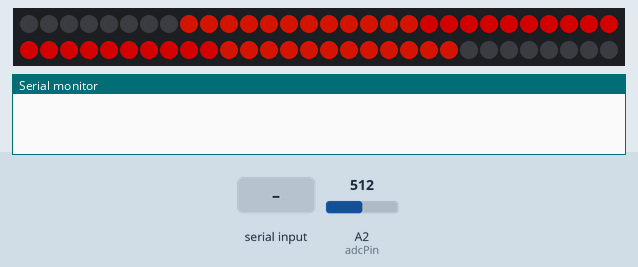
Simulated run of this sketch. Board: Arduino Uno, built with avr-gcc and run on an emulated ATmega328P. Shown: 60 RGB LEDs in strip order, left to right, continuing on the next row, the last lines printed to the serial monitor. The inputs (shaded band) are chosen by the test bench; at power-on: A2 (adcPin) = 512. Dim RGB values are drawn brighter than linear; random numbers use the default seed unless the sketch sets one.

Above: at 1.2 s.
1.3 s: "200\n" received over Serial
At 2.3 s:
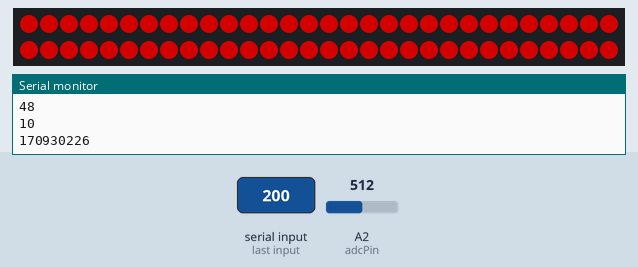
3.1 s: "90,45\n" received over Serial
4.6 s: A2 (adcPin) set to 716
At 5.8 s:
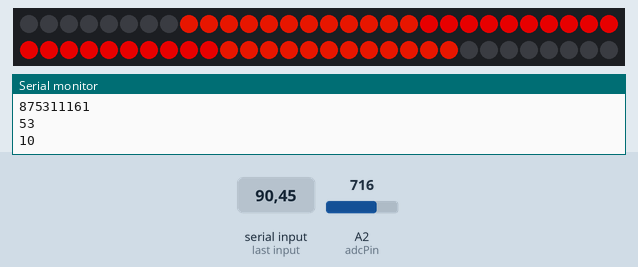
6.1 s: A2 (adcPin) set to 900
7.6 s: A2 (adcPin) set to 0
At 8.2 s:
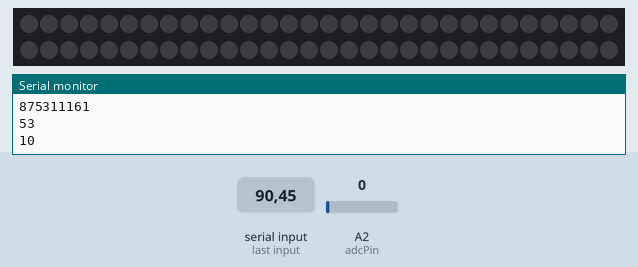
9.1 s: A2 (adcPin) set to 511
At 10.5 s:
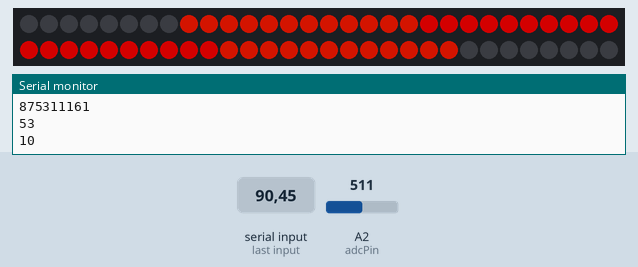
Timing chart, 0 to 11.6 s (numbered marks = the images above; inputs shaded):
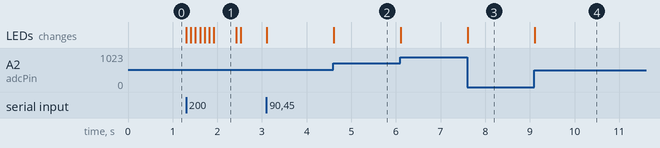

The sketch:

Microcontroller-EDAR.ino
```cpp
#include <FastLED.h>

#define LED_PIN     3
#define NUM_LEDS    60

int comm = 1;

CRGB leds[NUM_LEDS];
char *colourList[] = {
  "000000",
  "000000",
  "000000",
  "000000",
  "FF0000",
  "FF9900",
  "CCFF00",
  "33FF00",
  "00FF66",
  "00FFFF",
  "0066FF",
  "3300FF",
  "CC00FF",
  "FF0099"
};

char *colourListFull[] = {
  "FF0000",
  "FF1900",
  "FF3300",
  "FF4D00",
  "FF6600",
  "FF8000",
  "FF9900",
  "FFB300",
  "FFCC00",
  "FFE500",
  "FFFF00",
  "E6FF00",
  "CCFF00",
  "B3FF00",
  "99FF00",
  "80FF00",
  "66FF00",
  "4DFF00",
  "33FF00",
  "1AFF00",
  "00FF00",
  "00FF19",
  "00FF33",
  "00FF4C",
  "00FF66",
  "00FF80",
  "00FF99",
  "00FFB3",
  "00FFCC",
  "00FFE5",
  "00FFFF",
  "00E6FF",
  "00CCFF",
  "00B2FF",
  "0099FF",
  "0080FF",
  "0066FF",
  "004CFF",
  "0033FF",
  "0019FF",
  "0000FF",
  "1900FF",
  "3300FF",
  "4C00FF",
  "6600FF",
  "8000FF",
  "9900FF",
  "B300FF",
  "CC00FF",
  "E600FF",
  "FF00FF",
  "FF00E6",
  "FF00CC",
  "FF00B3",
  "FF0099",
  "FF0080",
  "FF0066",
  "FF004D",
  "FF0033",
  "FF001A"
};


void setup() {
  // put your setup code here, to run once:
  FastLED.addLeds<WS2812, LED_PIN, GRB>(leds, NUM_LEDS);
  Serial.begin(115200);
  Serial.setTimeout(100);
}

void loop() {
  // put your main code here, to run repeatedly:
  byte serialByte;
  int adcPin = A2;
  int potValue, brightness, i, n;
  unsigned long int pythonMsg;
  unsigned long int pythonMsgTemp = 0;
  unsigned long int val;

  potValue = analogRead(adcPin);
  brightness = map(potValue, 0, 1023, 0, 255);
  FastLED.setBrightness(brightness);

  i = 0;
  while (Serial.available() > 0) {
    serialByte = Serial.read();
    Serial.println(serialByte);
    pythonMsgTemp |= (long) serialByte << (i*8);
    i++;
    if (i == 4) {
      pythonMsg = pythonMsgTemp;
      Serial.println(pythonMsg);
    }
  }

  // FSD Jump
  if ((pythonMsg >> 30) & 1) {
    randomLightUp();
  }
  // In Danger, Being Interdicted, Overheating
  else if (((pythonMsg >> 22) & 1) | ((pythonMsg >> 23) & 1) | ((pythonMsg >> 20) & 1)) {
    flashRed();
  }
  // FSD Charging
  else if ((pythonMsg >> 17) & 1) {
    chargingBlue();
  }
  // Landing Gear Down
  else if((pythonMsg >> 2) & 1) {
    docked();
  } else {
    // Shields Up
    if ((pythonMsg >> 3) & 1) {
      for (n=20; n<40; n++) {
        leds[n] = 0x0066FF;
      }
    } else {
      for (n=20; n<40; n++) {
        leds[n] = 0xff0000;
      }
    }
    // HUD in Analysis Mode
    if ((pythonMsg >> 27) & 1) {
      for (n=8; n<20; n++) {
        leds[n] = 0x0019FF;
      }
      for (n=40; n<52; n++) {
        leds[n] = 0x0019FF;
      }
    } else {
      for (n=8; n<20; n++) {
        leds[n] = 0xff1900;
      }
      for (n=40; n<52; n++) {
        leds[n] = 0xff1900;
      }
    }
    // Hardpoints Deployed
    if ((pythonMsg >> 6) & 1) {
      for (n=0; n<8; n++) {
        leds[n] = 0xff0000;
      }
    } else {
      for (n=0; n<8; n++) {
        leds[n] = 0x000000;
      }
    }
    // Flight Assist Off
    /*if ((pythonMsg >> 5) & 1) {
      leds[0] = 0x00ff00;
    } else {
      leds[0] = 0xff0000;
    }*/
    // Mass Locked
    if ((pythonMsg >> 16) & 1){
      for (n=52; n<60; n++) {
        leds[n] = 0xff0000;
      }
    } else {
      for (n=52; n<60; n++) {
        leds[n] = 0x000000;
      }
    }
    FastLED.show();
  }
}

void setAllLeds(unsigned long int colour) {
  int n;
  for (n=0; n< NUM_LEDS; n++){
    leds[n] = colour;
  }
  FastLED.show();
}

void rainbow( void ) {
  int n;
  unsigned long int val;

  for (n=0; n<NUM_LEDS; n++) {
    val = strtoul(colourListFull[n], NULL, 16);
    leds[n] = val;
  }
  FastLED.show();
  delay(20);
}

void randomLightUp( void) {
  int n;
  unsigned long int val;

  for (n=0; n<20;n++) {
    val = strtoul(colourList[random(0,14)],NULL, 16);
    leds[random(1,NUM_LEDS)] = val;
  }
  FastLED.show();
  delay(20);
}
void chargingBlue (void) {
  int n;
  FastLED.clear();

  for (n=0; n<NUM_LEDS/2; n++) {
    leds[NUM_LEDS/2+n] = CRGB::Blue;
    leds[NUM_LEDS/2-n-1] = CRGB::Blue;
    FastLED.show();
    delay(50);
  }
  FastLED.clear();
}

void flashRed(void) {
  int n;

  setAllLeds(0x000000);

  for (int i=0; i<3; i++) {
    setAllLeds(0xff0000);
    delay(100);
    setAllLeds(0x000000);
    delay(100);
  }

  setAllLeds(0xff0000);
  delay(500);
  setAllLeds(0x000000);
  delay(100);
}

void docked( void ) {
  static int ping = 0;
  int i;

  FastLED.clear();
  if (ping == 0) {
    for (i=0; i<NUM_LEDS/2; i++) {
      leds[i*2] = 0xffffff;
    }
    ping = 1;
  } else {
    for (i=0; i<NUM_LEDS/2; i++) {
      leds[i*2+1] = 0xffffff;
    }
    ping = 0;
  }
  FastLED.show();
  delay(1000);
}

int StrToHex(char str[])
{
  return (int) strtol(str, 0, 16);
}
```

Measured:
- after the input at 1.3 s, the LEDs: change at once (image 1)
- after the input at 4.6 s, the LEDs: change at once (image 2)
- after the input at 7.6 s, the LEDs: change at once (image 3)
- after the input at 9.1 s, the LEDs: change at once (image 4)
- what the display in image 1 shows lasts 0.5 s, from 1.9 s to 2.4 s
